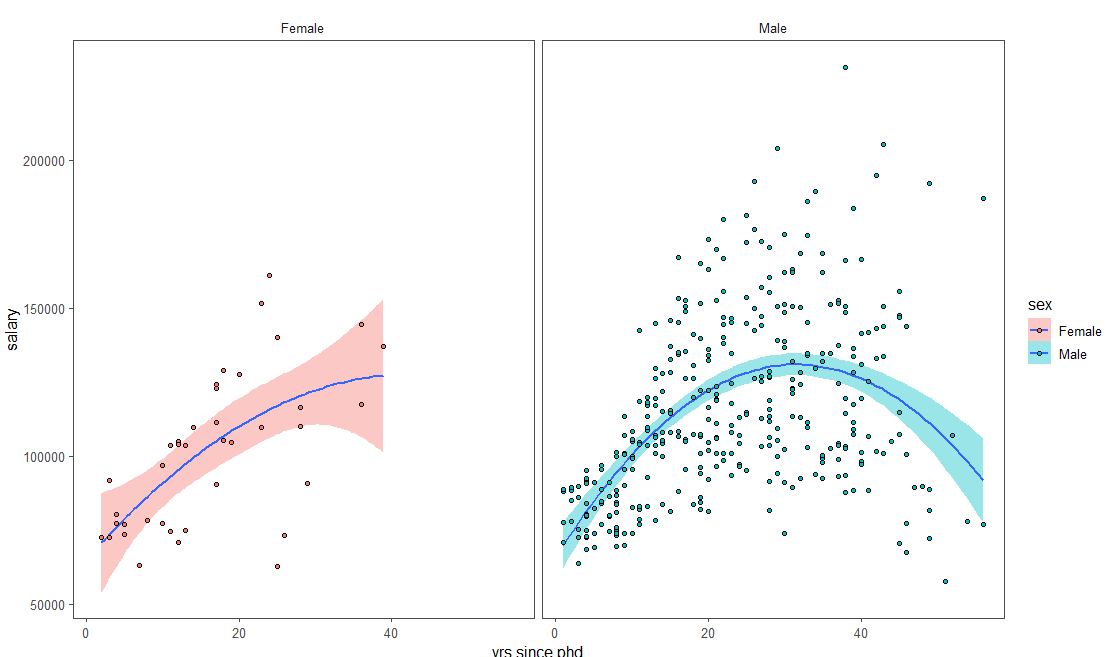

Recreate this plot in R.
########## Scatterplot

library(ggplot2)
library(car)
library(ggthemes)


ggplot(Salaries,aes(x=yrs.since.phd,y=salary,fill=sex))+
  geom_smooth(method = lm,formula = y~poly(x,2))+
  geom_point(shape=21)+
  facet_grid(~sex)+
  theme_few()+
  scale_color_few()
str(Salaries)
